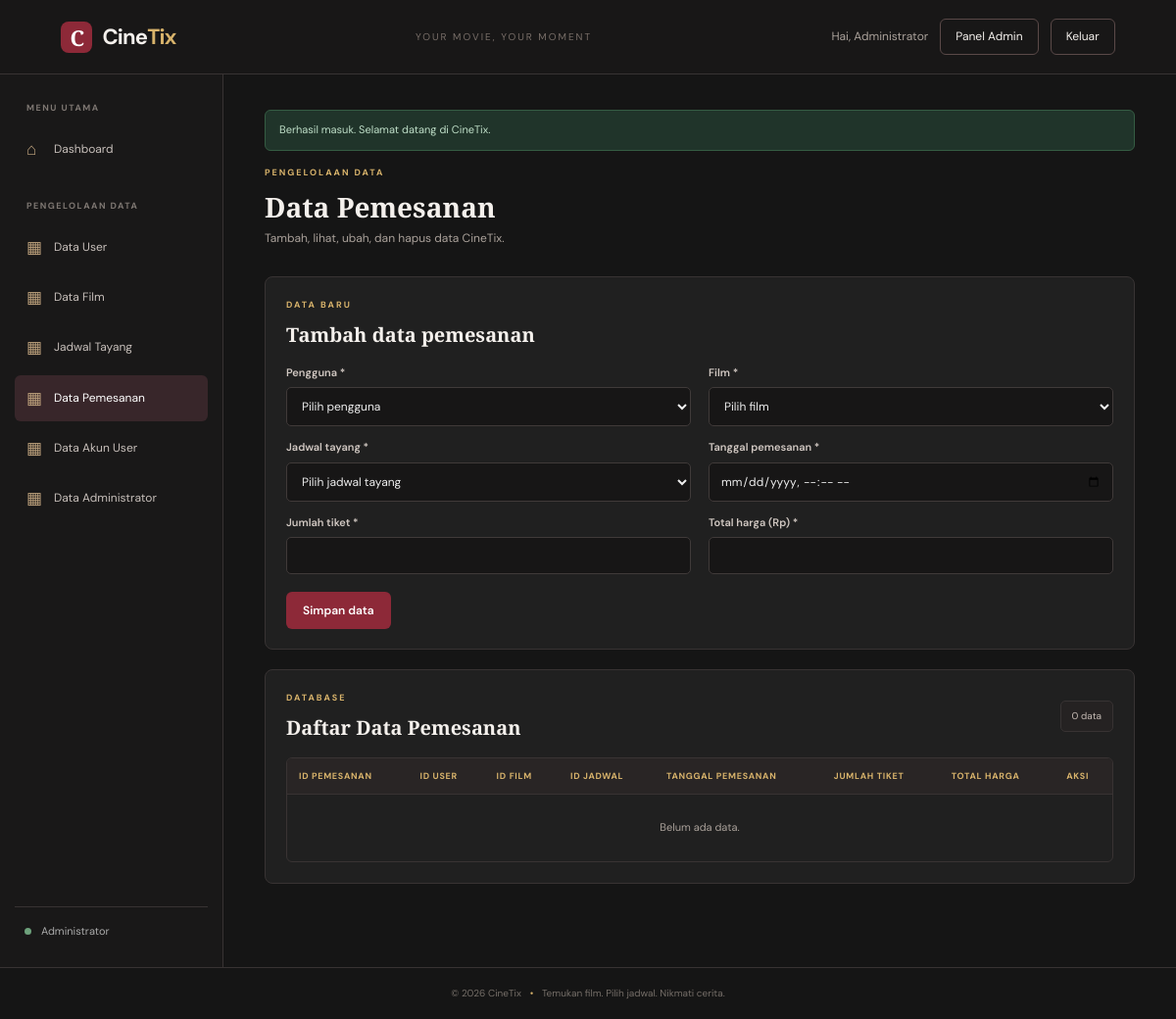
Before: /cinetix/index.php?page=manage&entity=pemesanan (signed in) with the older database file.
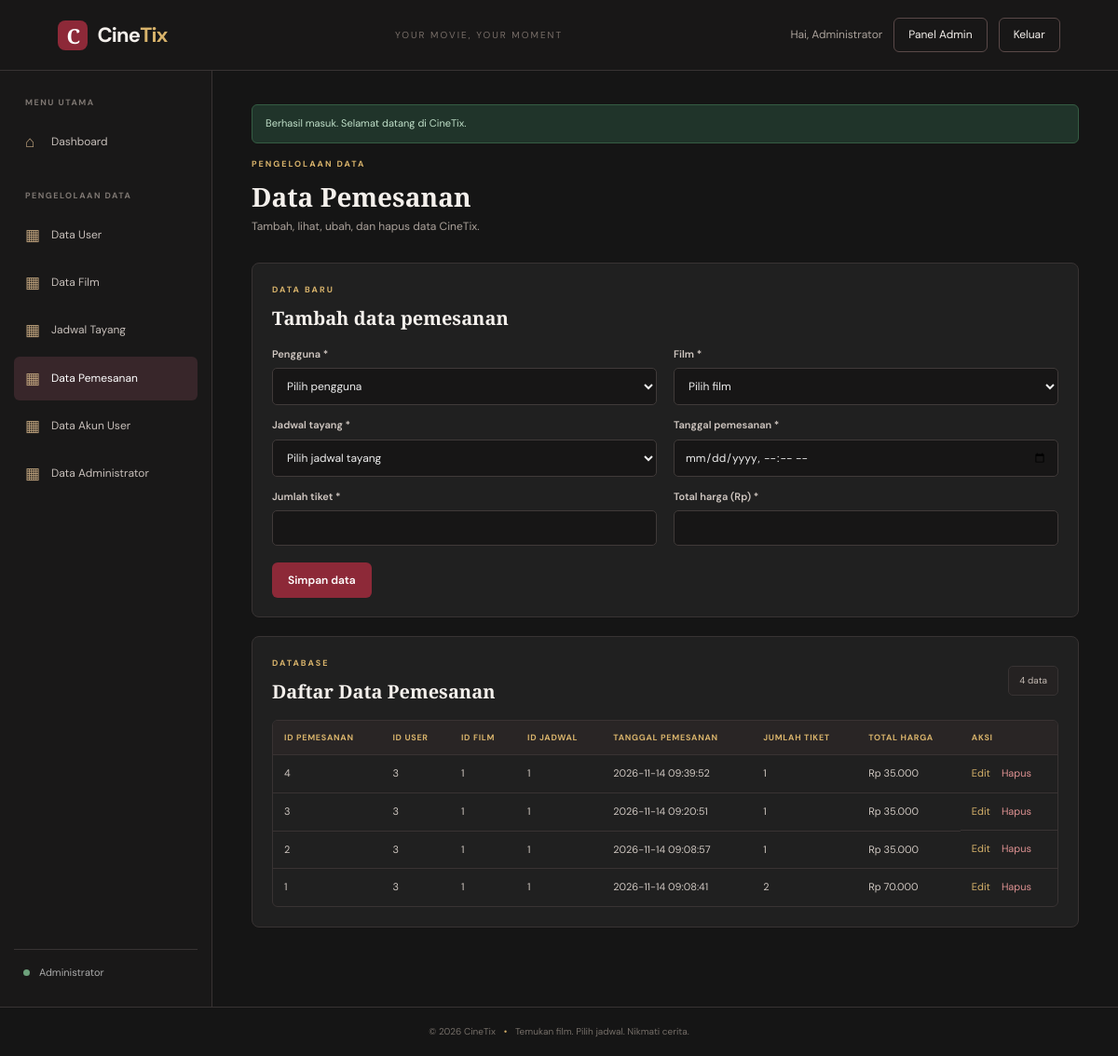
After: the same page with the newer database file.
### tables this page shows
CREATE TABLE `pemesanan` (
  `id_pemesanan` int(11) NOT NULL,
  `id_user` int(11) NOT NULL,
  `id_film` int(11) NOT NULL,
  `id_jadwal` int(11) NOT NULL,
  `tanggal_pemesanan` datetime NOT NULL,
  `jumlah_tiket` int(11) NOT NULL,
  `total_harga` decimal(10,2) NOT NULL,
  `status` varchar(30) NOT NULL DEFAULT 'menunggu pembayaran'
);

### cinetix/controllers/CrudController.php (called while the page is built, shortened)
<?php
class CrudController {
    private CrudModel $model;
    public function __construct(PDO $db, array $config) {
        $this->model = new CrudModel($db, $config['table'], $config['pk']);
    }
    public function all(): array { return $this->model->all(); }
}

### cinetix/models/CrudModel.php (called while the page is built, shortened)
<?php
class CrudModel {
    private PDO $db;
    private string $table;
    private string $pk;
    public function __construct(PDO $db, string $table, string $pk) {
        $this->db = $db;
        $this->table = $table;
        $this->pk = $pk;
    }
    public function all(): array {
        return $this->db->query("SELECT * FROM `{$this->table}` ORDER BY `{$this->pk}` DESC")->fetchAll();
    }
}

### cinetix/views/manage.php (the view, shortened to what the changed rows need)
<div class="admin-welcome"><div><div class="eyebrow">PENGELOLAAN DATA</div><h1><?= e($cfg['title']) ?></h1><p>Tambah, lihat, ubah, dan hapus data CineTix.</p></div></div>
<section class="admin-panel form-panel">
    <div class="panel-heading"><div><div class="eyebrow"><?= $editRow ? 'PERBARUI DATA' : 'DATA BARU' ?></div><h2><?= $editRow ? 'Ubah ' : 'Tambah ' ?><?= e(strtolower($cfg['title'])) ?></h2></div></div>
    <form class="crud-form" method="post" enctype="multipart/form-data" action="index.php?page=save&entity=<?= e($entity) ?>">
        <div class="crud-fields">
        <?php foreach ($cfg['fields'] as $name => $field): $value = $editRow[$name] ?? ''; ?>
            <label class="form-field <?= $field['type'] === 'textarea' ? 'field-wide' : '' ?>">
                <span><?= e($field['label']) ?><?= !empty($field['required']) ? ' *' : '' ?></span>
                <?php if ($field['type'] === 'select'): ?>
                    <select name="<?= e($name) ?>" <?= !empty($field['required']) ? 'required' : '' ?>>
                        <option value="">Pilih <?= e(strtolower($field['label'])) ?></option>
                    </select>
                <?php elseif ($field['type'] === 'textarea'): ?>
                    <textarea name="<?= e($name) ?>" <?= !empty($field['required']) ? 'required' : '' ?>><?= e($value) ?></textarea>
                <?php elseif ($field['type'] === 'file'): ?>
                    <input type="file" name="<?= e($name) ?>" accept="image/jpeg,image/png,image/webp">
                    <?php if ($value): ?><small class="field-help">Poster saat ini: <a href="<?= e($value) ?>" target="_blank">Lihat gambar</a>. Kosongkan jika tidak ingin mengganti.</small><?php endif; ?>
                <?php else: ?>
                    <input type="<?= e($field['type']) ?>" name="<?= e($name) ?>" value="<?= $field['type'] === 'password' ? '' : e($value) ?>" <?= !empty($field['required']) && !($field['type'] === 'password' && $editRow) ? 'required' : '' ?> <?= $field['type'] === 'number' ? 'min="0" step="any"' : '' ?> placeholder="<?= $field['type'] === 'password' && $editRow ? 'Kosongkan jika tidak diubah' : '' ?>">
                <?php endif; ?>
            </label>
        <?php endforeach; ?>
        </div>
        <div class="form-actions"><button class="button-primary" type="submit"><?= $editRow ? 'Simpan perubahan' : 'Simpan data' ?></button></div>
    </form>
</section>
<section class="admin-panel">
    <div class="panel-heading"><div><div class="eyebrow">DATABASE</div><h2>Daftar <?= e($cfg['title']) ?></h2></div><span class="record-count"><?= count($rows) ?> data</span></div>
    <div class="table-scroll"><table><thead><tr><?php foreach ($cfg['columns'] as $column): ?><th><?= e(str_replace('_',' ',$column)) ?></th><?php endforeach; ?><th>Aksi</th></tr></thead><tbody>
    <?php foreach ($rows as $row): ?><tr>
        <?php foreach ($cfg['columns'] as $column): ?>
        <td>
            <?php if ($column === 'sampul' && !empty($row[$column])): ?><img class="table-poster" src="<?= e($row[$column]) ?>" alt="poster">
            <?php elseif ($column === 'password'): ?>••••••••
            <?php elseif ($column === 'total_harga' || $column === 'harga_tiket'): ?>Rp <?= number_format((float)$row[$column],0,',','.') ?>
            <?php elseif ($column === 'sinopsis' || $column === 'alamat'): ?><?= e(mb_strimwidth((string)$row[$column],0,48,'…')) ?>
            <?php else: ?><?= e($row[$column] ?? '-') ?><?php endif; ?>
        </td>
        <?php endforeach; ?>
        <td class="row-actions"><a href="index.php?page=manage&entity=<?= e($entity) ?>&edit=<?= (int)$row[$cfg['pk']] ?>">Edit</a><a class="delete-link" href="index.php?page=delete&entity=<?= e($entity) ?>&id=<?= (int)$row[$cfg['pk']] ?>" onclick="return confirm('Yakin ingin menghapus data ini?')">Hapus</a></td>
    </tr><?php endforeach; ?>
    <?php if (!$rows): ?><tr><td colspan="<?= count($cfg['columns']) + 1 ?>" class="table-empty">Belum ada data.</td></tr><?php endif; ?>
    </tbody></table></div>
</section>

### cinetix/views/partials/header.php (shortened to what the changed rows need)
<!doctype html>
<html lang="id">
<head>
<link rel="stylesheet" href="assets/css/style.css">
</head>
<body>
<header class="topbar">
    <a class="brand" href="index.php"><span class="brand-symbol">C</span><span>Cine<strong>Tix</strong></span></a>
    <?php if (($page ?? '') === 'home'): ?>
    <form class="top-search" action="index.php" method="get">
        <input type="hidden" name="page" value="home">
        <span class="search-icon">⌕</span>
        <input type="search" name="q" value="<?= e($keyword ?? '') ?>" placeholder="Cari judul film...">
        <button type="submit">Cari</button>
    </form>
    <?php else: ?>
    <div class="topbar-caption">YOUR MOVIE, YOUR MOMENT</div>
    <?php endif; ?>
    <div class="top-actions">
        <?php if (currentUser()): ?>
            <span class="hello-user">Hai, <?= e(currentUser()['nama']) ?></span>
            <?php if (isAdmin()): ?><a class="top-login" href="index.php?page=admin">Panel Admin</a><?php endif; ?>
            <a class="top-login" href="index.php?page=logout">Keluar</a>
        <?php else: ?>
            <a class="top-login" href="index.php?page=login">Masuk</a>
            <a class="top-register" href="index.php?page=register">Daftar</a>
        <?php endif; ?>
    </div>
</header>
<div class="app-shell">
<?php if (isAdmin()): ?>
<aside class="sidebar">
    <div class="side-caption">MENU UTAMA</div>
    <a class="<?= ($page ?? '') === 'admin' ? 'selected' : '' ?>" href="index.php?page=admin"><span>⌂</span> Dashboard</a>
    <div class="side-caption space-top">PENGELOLAAN DATA</div>
    <?php foreach ($entities as $key => $navCfg): ?>
        <a class="<?= (($page ?? '') === 'manage' && ($entity ?? '') === $key) ? 'selected' : '' ?>" href="index.php?page=manage&entity=<?= e($key) ?>"><span>▦</span> <?= e($navCfg['title']) ?></a>
    <?php endforeach; ?>
    <div class="sidebar-bottom"><span class="admin-dot"></span> Administrator</div>
</aside>
<?php endif; ?>
<main class="main-area <?= isAdmin() ? 'with-sidebar' : '' ?>">

Changed rows visible on the page:
added pemesanan: id_pemesanan "4", id_user "3", id_film "1", id_jadwal "1", tanggal_pemesanan "2026-11-14 09:39:52", jumlah_tiket "1", total_harga "35.000"
added pemesanan: id_pemesanan "3", id_user "3", id_film "1", id_jadwal "1", tanggal_pemesanan "2026-11-14 09:20:51", jumlah_tiket "1", total_harga "35.000"
added pemesanan: id_pemesanan "2", id_user "3", id_film "1", id_jadwal "1", tanggal_pemesanan "2026-11-14 09:08:57", jumlah_tiket "1", total_harga "35.000"
added pemesanan: id_pemesanan "1", id_user "3", id_film "1", id_jadwal "1", tanggal_pemesanan "2026-11-14 09:08:41", jumlah_tiket "2", total_harga "70.000"
Other visible differences:
count($rows): "0" → "4"
text no longer shown: "Belum ada data."
